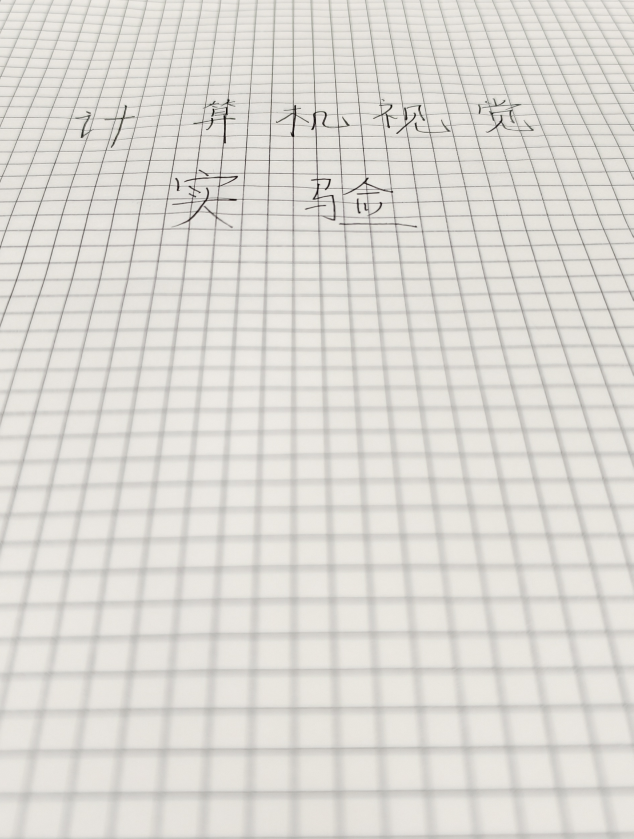
#> input picture 实验一/实验五/畸变图.jpg, 1900 x 2516 px, found by its file name (shown at 1/3 size)
$ python jiaozheng.py
#> lines starting #> are read from the running program, lines starting #| are printed output that depends on the picture; after the words box and inside, x2 and y2 are one past the last pixel; in counts of white or black regions, pixels touching at a corner belong together
import cv2
import numpy as np
import matplotlib.pyplot as plt

def find_document_corners(image):
    """
    自动检测文档的四个角点
    """
    # 转为灰度图
    gray = cv2.cvtColor(image, cv2.COLOR_BGR2GRAY)

    # 高斯模糊减少噪声
    blurred = cv2.GaussianBlur(gray, (5, 5), 0)

    # 边缘检测
    edges = cv2.Canny(blurred, 50, 150)

    # 膨胀和腐蚀，连接边缘
    kernel = np.ones((5, 5), np.uint8)
    edges = cv2.dilate(edges, kernel, iterations=1)
    edges = cv2.erode(edges, kernel, iterations=1)

    # 寻找轮廓
    contours, _ = cv2.findContours(edges, cv2.RETR_EXTERNAL, cv2.CHAIN_APPROX_SIMPLE)

    # 找到最大的轮廓
    max_contour = max(contours, key=cv2.contourArea)

    # 多边形近似
    epsilon = 0.02 * cv2.arcLength(max_contour, True)
    approx = cv2.approxPolyDP(max_contour, epsilon, True)

    # 如果找不到四个角点，让用户手动选择
    if len(approx) != 4:
        print("自动检测失败，请手动选择四个角点...")
        return manual_select_corners(image)

    # 按顺序排列角点（左上、右上、右下、左下）
    corners = arrange_corners(approx.reshape(4, 2))

    return corners

def manual_select_corners(image):
    """
    手动选择文档的四个角点
    """
    clone = image.copy()
    points = []

    def mouse_callback(event, x, y, flags, param):
        if event == cv2.EVENT_LBUTTONDOWN:
            points.append((x, y))
            cv2.circle(clone, (x, y), 5, (0, 255, 0), -1)
            cv2.imshow("Select corners (4 points in order: TL, TR, BR, BL)", clone)
            if len(points) == 4:
                cv2.destroyAllWindows()

    cv2.imshow("Select corners (4 points in order: TL, TR, BR, BL)", clone)
    cv2.setMouseCallback("Select corners (4 points in order: TL, TR, BR, BL)", mouse_callback)
    cv2.waitKey(0)

    return np.array(points, dtype=np.float32)

def arrange_corners(points):
    """
    将四个点按顺序排列：左上、右上、右下、左下
    """
    points = points.astype(np.float32)

    # 计算中心点
    center = np.mean(points, axis=0)

    # 计算每个点相对于中心点的角度
    angles = np.arctan2(points[:, 1] - center[1], points[:, 0] - center[0])

    # 按角度排序
    sorted_indices = np.argsort(angles)
    sorted_points = points[sorted_indices]

    # 调整顺序：左上、右上、右下、左下
    tl, tr, br, bl = sorted_points[0], sorted_points[1], sorted_points[2], sorted_points[3]

    # 确保tl是左上角（x和y最小）
    if tl[0] > tr[0]:
        tl, tr = tr, tl
    if tl[1] > bl[1]:
        tl, bl = bl, tl

    return np.array([tl, tr, br, bl], dtype=np.float32)

def correct_perspective(image, corners):
    """
    使用透视变换校正图像
    """
    # 定义目标图像的尺寸
    width = 800
    height = int(width * 1.414)  # 800 * 1.414 ≈ 1131

    # 目标图像的四个角点
    dst_corners = np.array([
        [0, 0],
        [width - 1, 0],
        [width - 1, height - 1],
        [0, height - 1]
    ], dtype=np.float32)

    # 计算透视变换矩阵
    matrix = cv2.getPerspectiveTransform(corners, dst_corners)
    # 应用透视变换
    corrected = cv2.warpPerspective(image, matrix, (width, height))
    return corrected

def show_comparison(original, corrected):
    """
    显示原始图像和校正后的图像对比
    """
    plt.figure(figsize=(15, 8))

    # 原始图像
    orig_with_points = original.copy()
    for point in corners:
        cv2.circle(orig_with_points, tuple(point.astype(int)), 10, (0, 255, 0), -1)

    plt.subplot(1, 2, 1)
    plt.imshow(cv2.cvtColor(orig_with_points, cv2.COLOR_BGR2RGB))
    plt.title('Original Image with Detected Corners')
    plt.axis('off')

    plt.subplot(1, 2, 2)
    plt.imshow(cv2.cvtColor(corrected, cv2.COLOR_BGR2RGB))
    plt.title('Perspective Corrected Image')
    plt.axis('off')

    plt.tight_layout()
    plt.show()

def save_results(corrected, output_path='corrected_image.jpg'):
    """
    保存校正后的图像
    """
    cv2.imwrite(output_path, corrected)
    print(f"校正后的图像已保存为: {output_path}")

# 主程序
if __name__ == "__main__":
    # 读取图像
    image_path = '/home/lzy/cv-course/build/实验五/畸变图.jpg'
    image = cv2.imread(image_path)
#> image is the input picture: shape (2516, 1900, 3); mean B, G, R 213.1, 218.5, 221

    if image is None:
        print("错误：无法读取图像，请检查路径")
        print("请将图像文件放在正确的位置，或修改 image_path 变量")
        exit()

    print("正在检测文档角点...")

    # 自动检测角点
    corners = find_document_corners(image)
#> in find_document_corners, `edges = cv2.Canny(blurred, 50, 150)`:
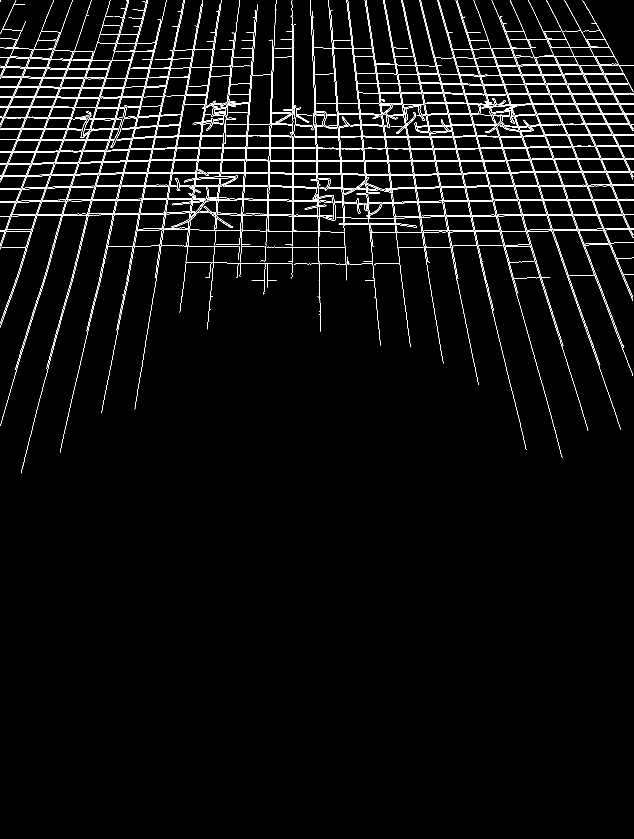
#> edges: shape (2516, 1900) (shown at 1/3 size); 2.3% white in thin lines or dots, all inside (x1, y1, x2, y2) = (0, 0, 1900, 1420)
#> in find_document_corners, `edges = cv2.dilate(edges, kernel, iterations=1)`:
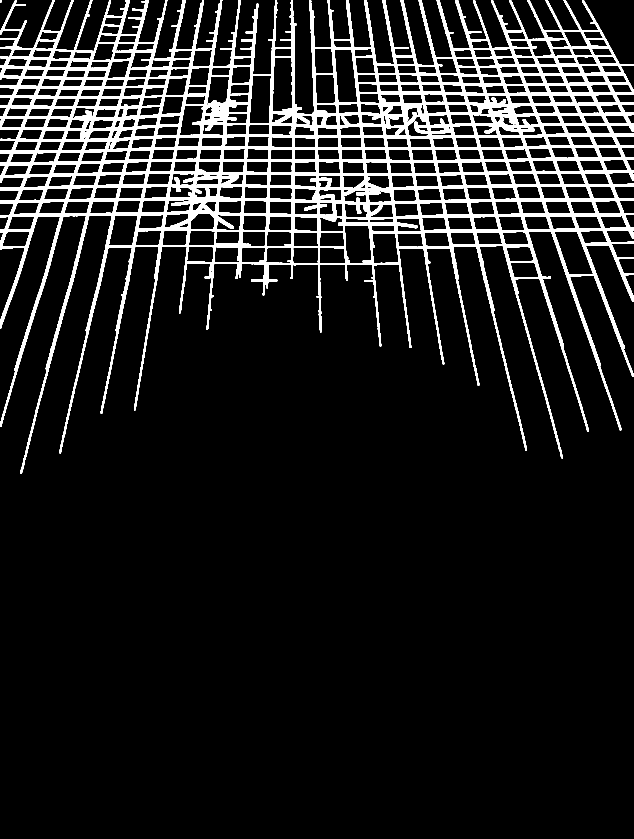
#> edges: shape (2516, 1900) (shown at 1/3 size); 10.3% white; 2 white regions, box (x1, y1, x2, y2) and area: (0, 0, 1900, 1422) 490000, (0, 0, 5, 8) 37
#> in find_document_corners, `edges = cv2.erode(edges, kernel, iterations=1)`:
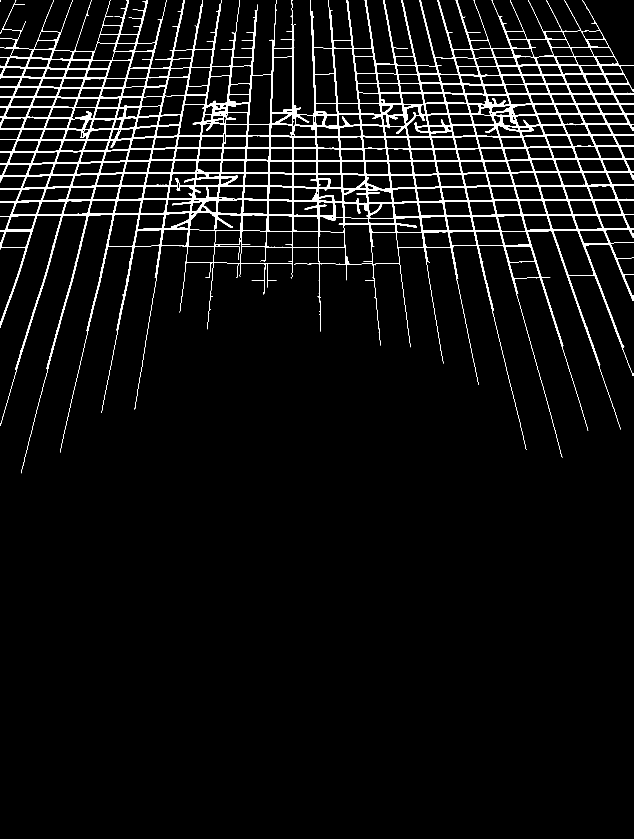
#> edges: shape (2516, 1900) (shown at 1/3 size); 4.7% white; 2 white regions (1 under 20 px)
#> in find_document_corners, `contours, _ = cv2.findContours(edges, cv2.RETR_EXTERNAL, cv2.CHAIN_APP..`: contours = 2 contours, 1 with area under 20; largest, box (x1, y1, x2, y2) and area: (0, 0, 1900, 1420) 1116708
#> in find_document_corners, `max_contour = max(contours, key=cv2.contourArea)`: max_contour = contour of 13856 points, box (x1, y1, x2, y2) (0, 0, 1900, 1420), area 1116708
#> in find_document_corners, `epsilon = 0.02 * cv2.arcLength(max_contour, True)`: epsilon = 771.8
#> in find_document_corners, `approx = cv2.approxPolyDP(max_contour, epsilon, True)`: approx = [[47, 0], [63, 1419], [1861, 1288], [1748, 0]]
#> in arrange_corners, `center = np.mean(points, axis=0)`: center = [929.8, 676.8]
#> in arrange_corners, `angles = np.arctan2(points[:, 1] - center[1], points[:, 0] - center[0])`: angles = [-2.49, 2.43, 0.581, -0.691]
#> in arrange_corners, `sorted_indices = np.argsort(angles)`: sorted_indices = [0, 3, 2, 1]
#> in arrange_corners, `sorted_points = points[sorted_indices]`: sorted_points = [[47, 0], [1748, 0], [1861, 1288], [63, 1419]]
#> in arrange_corners, `tl, tr, br, bl = sorted_points[0], sorted_points[1], sorted_points[2],..`: tl = [47, 0]; tr = [1748, 0]; br = [1861, 1288]; bl = [63, 1419]
#> in find_document_corners, `corners = arrange_corners(approx.reshape(4, 2))`: corners = [[47, 0], [1748, 0], [1861, 1288], [63, 1419]]
#> corners = [[47, 0], [1748, 0], [1861, 1288], [63, 1419]]
    print(f"检测到的角点: {corners}")
#| 检测到的角点: [[  47.    0.]
#|  [1748.    0.]
#|  [1861. 1288.]
#|  [  63. 1419.]]

    # 进行透视校正
    print("正在进行透视校正...")
    corrected = correct_perspective(image, corners)
#> in correct_perspective, `matrix = cv2.getPerspectiveTransform(corners, dst_corners)`: matrix = [[0.428, -0.00482, -20.1], [-7.64e-18, 0.845, 3.45e-15], [-5.12e-05, 4.54e-05, 1]]
#> in correct_perspective, `corrected = cv2.warpPerspective(image, matrix, (width, height))`:
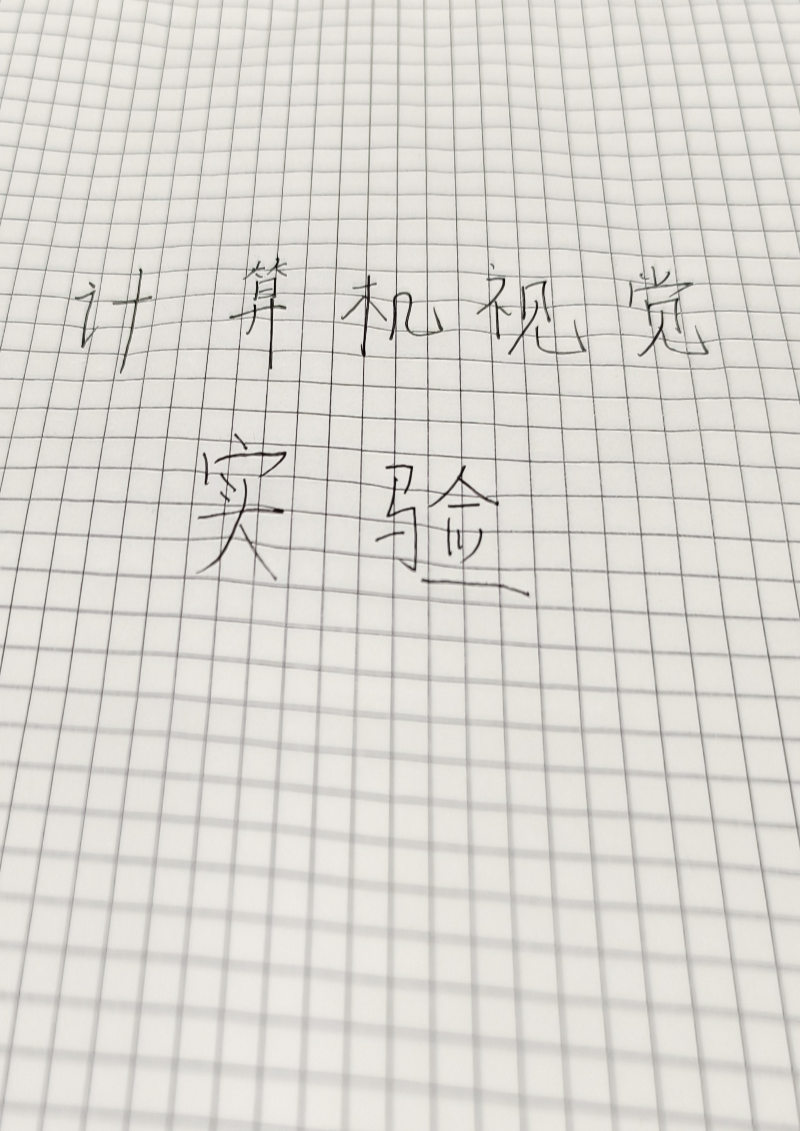
#> corrected: shape (1131, 800, 3); mean B, G, R 211.6, 217, 219.4

    # 显示结果
    show_comparison(image, corrected)
#> the loop in show_comparison, `for point in corners:` made 4 passes
#> in show_comparison, `plt.show()`:
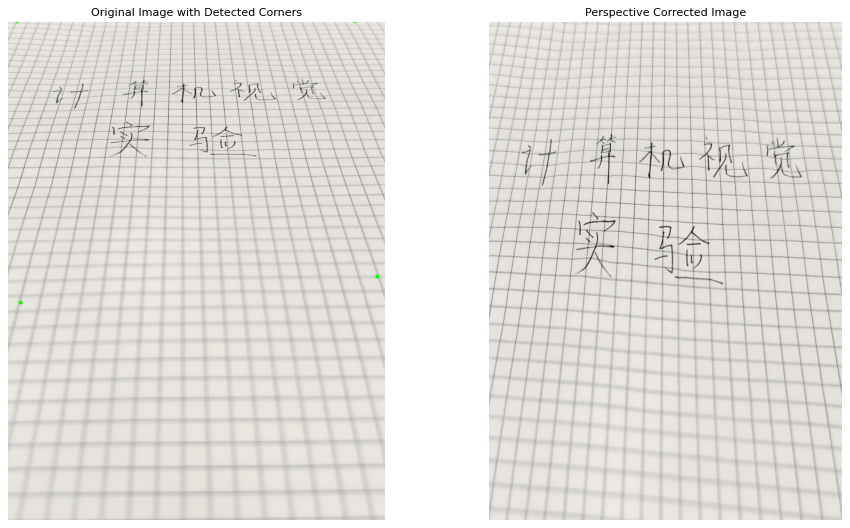
#> figure drawn by matplotlib, 2 panels

    # 保存结果
    save_results(corrected)
